Frame 1 (no input): blank canvas, image omitted
Frame 60 (no input): blank canvas, image omitted
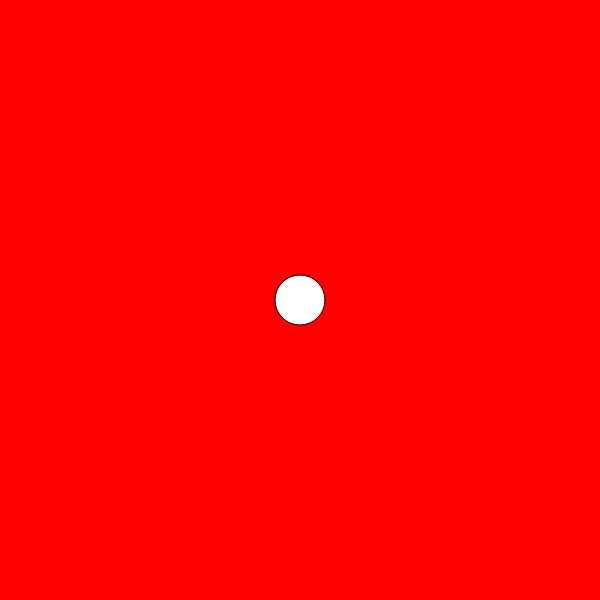
Frame 120 (the mouse pressed at the canvas centre since frame 60)

The p5.js sketch whose frames 1 and 60 were blank and that drew this single picture after the mouse press (run headless with seeded random() and noise() and a simulated clock; from frame 60 on, the mouse is pressed at the canvas centre):

// p5.js sketch
// ── sketch.js
//Array methods from class


let pos = [];

function setup() {
  createCanvas(600, 600);
}

function draw() {
  background(255, 0, 0);


  for (i=0; i<pos.length; i++) {
      ellipse(pos[i][0], pos[i][1], 50);
  }
  console.log(pos);
}

function mousePressed() {
  pos.push([mouseX, mouseY]);
}

function keyPressed() {
  pos.pop();
  //pos.shift();
}
